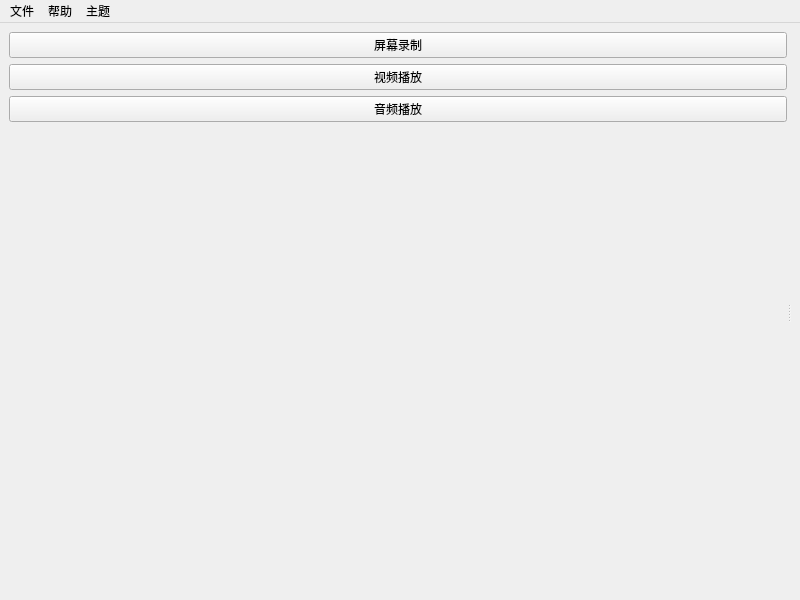
<?xml version="1.0" encoding="UTF-8"?>
<ui version="4.0">
 <class>MainWindow</class>
 <widget class="QMainWindow" name="MainWindow">
  <property name="geometry">
   <rect>
    <x>0</x>
    <y>0</y>
    <width>800</width>
    <height>600</height>
   </rect>
  </property>
  <property name="focusPolicy">
   <enum>Qt::StrongFocus</enum>
  </property>
  <property name="windowTitle">
   <string>WinkStudio</string>
  </property>
  <property name="windowIcon">
   <iconset resource="../../resource/images/images.qrc">
    <normaloff>:/images/wink.png</normaloff>:/images/wink.png</iconset>
  </property>
  <widget class="QWidget" name="centralwidget">
   <layout class="QVBoxLayout" name="verticalLayout_2">
    <item>
     <widget class="QSplitter" name="splitter">
      <property name="orientation">
       <enum>Qt::Horizontal</enum>
      </property>
      <widget class="QWidget" name="layoutWidget">
       <layout class="QVBoxLayout" name="verticalLayout">
        <item>
         <widget class="QPushButton" name="btn_screenrecorder">
          <property name="sizePolicy">
           <sizepolicy hsizetype="Minimum" vsizetype="Fixed">
            <horstretch>0</horstretch>
            <verstretch>0</verstretch>
           </sizepolicy>
          </property>
          <property name="text">
           <string>屏幕录制</string>
          </property>
         </widget>
        </item>
        <item>
         <widget class="QPushButton" name="btn_videoplayer">
          <property name="sizePolicy">
           <sizepolicy hsizetype="Minimum" vsizetype="Fixed">
            <horstretch>0</horstretch>
            <verstretch>0</verstretch>
           </sizepolicy>
          </property>
          <property name="text">
           <string>视频播放</string>
          </property>
         </widget>
        </item>
        <item>
         <widget class="QPushButton" name="btn_audioplayer">
          <property name="sizePolicy">
           <sizepolicy hsizetype="Minimum" vsizetype="Fixed">
            <horstretch>0</horstretch>
            <verstretch>0</verstretch>
           </sizepolicy>
          </property>
          <property name="text">
           <string>音频播放</string>
          </property>
         </widget>
        </item>
        <item>
         <spacer name="verticalSpacer">
          <property name="orientation">
           <enum>Qt::Vertical</enum>
          </property>
          <property name="sizeHint" stdset="0">
           <size>
            <width>20</width>
            <height>40</height>
           </size>
          </property>
         </spacer>
        </item>
       </layout>
      </widget>
      <widget class="QStackedWidget" name="stackedwidget">
       <property name="currentIndex">
        <number>-1</number>
       </property>
      </widget>
     </widget>
    </item>
   </layout>
  </widget>
  <widget class="QMenuBar" name="menubar">
   <property name="geometry">
    <rect>
     <x>0</x>
     <y>0</y>
     <width>800</width>
     <height>20</height>
    </rect>
   </property>
   <widget class="QMenu" name="menu_file">
    <property name="title">
     <string>文件</string>
    </property>
    <addaction name="action_set"/>
   </widget>
   <widget class="QMenu" name="menu_help">
    <property name="title">
     <string>帮助</string>
    </property>
    <addaction name="action_feedback"/>
    <addaction name="action_about"/>
   </widget>
   <widget class="QMenu" name="menu">
    <property name="title">
     <string>主题</string>
    </property>
    <addaction name="action_dark"/>
    <addaction name="action_light"/>
   </widget>
   <addaction name="menu_file"/>
   <addaction name="menu_help"/>
   <addaction name="menu"/>
  </widget>
  <action name="action_set">
   <property name="text">
    <string>设置</string>
   </property>
  </action>
  <action name="action_feedback">
   <property name="text">
    <string>反馈</string>
   </property>
  </action>
  <action name="action_about">
   <property name="text">
    <string>关于</string>
   </property>
  </action>
  <action name="action_dark">
   <property name="text">
    <string>dark</string>
   </property>
  </action>
  <action name="action_light">
   <property name="text">
    <string>light</string>
   </property>
  </action>
 </widget>
 <resources>
  <include location="../../resource/images/images.qrc"/>
 </resources>
 <connections/>
</ui>
